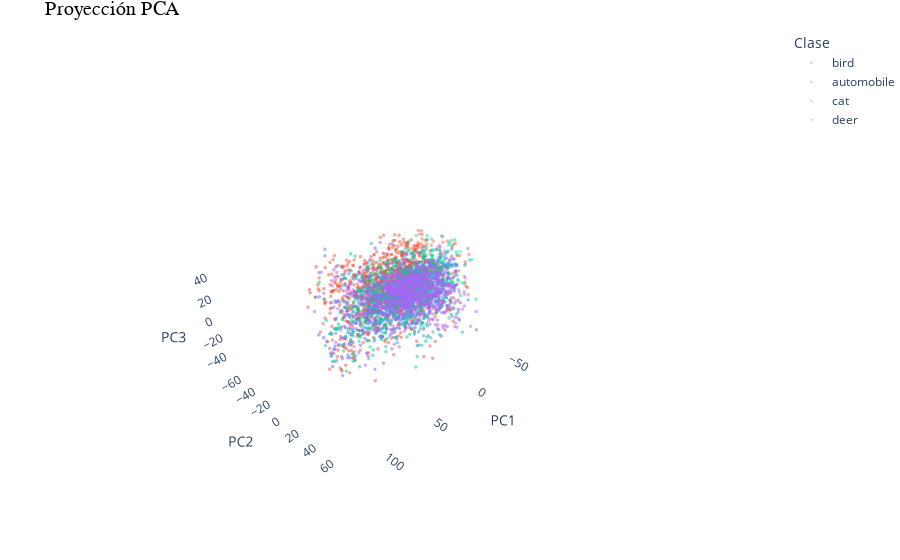

Notebook code cell kept with this figure:
### Code cell
fig = go.Figure()

for i, clase in enumerate(clases):
    mask = df_pca_3['Clase'] == clase
    fig.add_trace(go.Scatter3d(
        x=df_pca_3.loc[mask, 'x_1'],
        y=df_pca_3.loc[mask, 'x_2'],
        z=df_pca_3.loc[mask, 'x_3'],
        mode='markers',
        marker=dict(size=1.2, opacity=0.5),
        name=clase
    ))

fig.update_layout(
    title='Proyección PCA',
    scene=dict(
        xaxis_title='PC1',
        yaxis_title='PC2',
        zaxis_title='PC3',
        xaxis=dict(backgroundcolor='rgba(22,22,22,0)'),
        yaxis=dict(backgroundcolor='rgba(0,0,0,0)'),
        zaxis=dict(backgroundcolor='rgba(0,0,0,0)')
    ),
    legend_title='Clase',
    margin=dict(l=0, r=0, b=0, t=30)
)

fig.update_layout(scene_camera=dict(eye=dict(x=2, y=2, z=2)))
fig.update_layout(title_font=dict(size=20, color='black', family='Arial'))

# save as html
fig.write_html(resultados_path / 'PCA_3D.html', include_plotlyjs='cdn')

fig.show()

### Figure 1 — Plotly figure (JSON) as saved in the notebook; plotly's stock layout.template omitted (floating-point values rounded to 4 significant figures; data arrays with more than 128 entries replaced by an {"elided": "..."} marker saying what was removed)
{"data": [{"marker": {"opacity": 0.5, "size": 1.2}, "mode": "markers", "name": "bird", "type": "scatter3d", "x": {"elided": "1032 float values"}, "y": {"elided": "1032 float values"}, "z": {"elided": "1032 float values"}}, {"marker": {"opacity": 0.5, "size": 1.2}, "mode": "markers", "name": "automobile", "type": "scatter3d", "x": {"elided": "974 float values"}, "y": {"elided": "974 float values"}, "z": {"elided": "974 float values"}}, {"marker": {"opacity": 0.5, "size": 1.2}, "mode": "markers", "name": "cat", "type": "scatter3d", "x": {"elided": "1016 float values"}, "y": {"elided": "1016 float values"}, "z": {"elided": "1016 float values"}}, {"marker": {"opacity": 0.5, "size": 1.2}, "mode": "markers", "name": "deer", "type": "scatter3d", "x": {"elided": "999 float values"}, "y": {"elided": "999 float values"}, "z": {"elided": "999 float values"}}], "layout": {"legend": {"title": {"text": "Clase"}}, "margin": {"b": 0, "l": 0, "r": 0, "t": 30}, "scene": {"camera": {"eye": {"x": 2, "y": 2, "z": 2}}, "xaxis": {"backgroundcolor": "rgba(22,22,22,0)", "title": {"text": "PC1"}}, "yaxis": {"backgroundcolor": "rgba(0,0,0,0)", "title": {"text": "PC2"}}, "zaxis": {"backgroundcolor": "rgba(0,0,0,0)", "title": {"text": "PC3"}}}, "title": {"font": {"color": "black", "family": "Arial", "size": 20}, "text": "Proyección PCA"}}}
